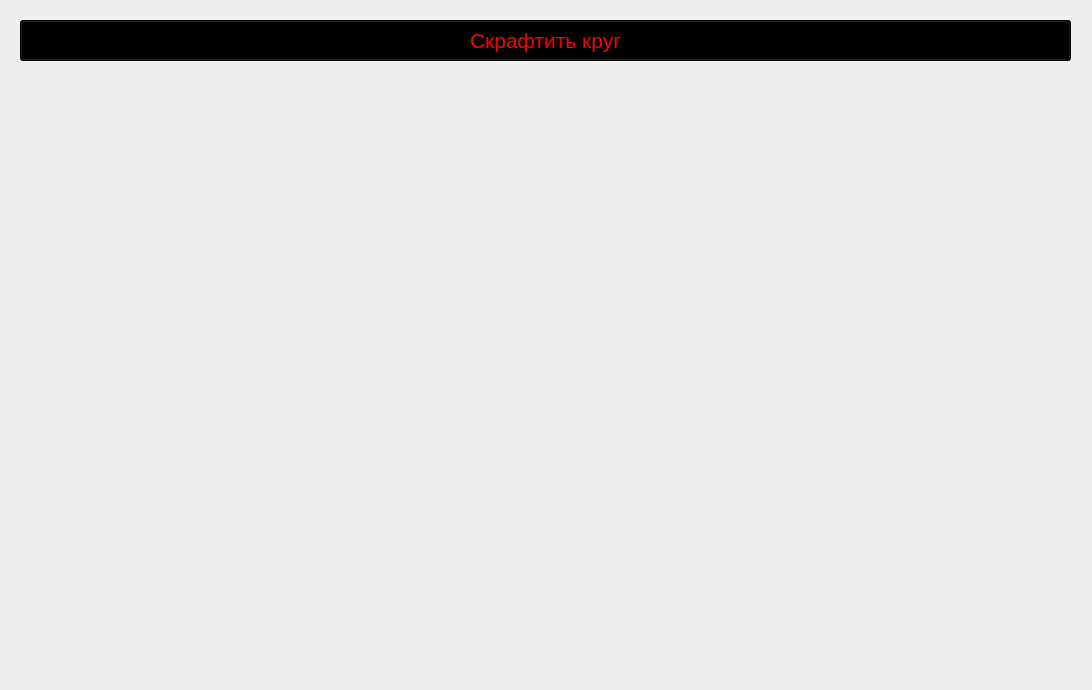
<?xml version="1.0" encoding="UTF-8"?>
<ui version="4.0">
 <class>MainWindow</class>
 <widget class="QMainWindow" name="MainWindow">
  <property name="geometry">
   <rect>
    <x>0</x>
    <y>0</y>
    <width>1092</width>
    <height>690</height>
   </rect>
  </property>
  <property name="windowTitle">
   <string>Заголовок</string>
  </property>
  <property name="windowOpacity">
   <double>8.000000000000000</double>
  </property>
  <widget class="QWidget" name="centralwidget">
   <widget class="QPushButton" name="create_circle_btn">
    <property name="geometry">
     <rect>
      <x>20</x>
      <y>20</y>
      <width>1051</width>
      <height>41</height>
     </rect>
    </property>
    <property name="font">
     <font>
      <pointsize>16</pointsize>
      <weight>50</weight>
      <bold>false</bold>
     </font>
    </property>
    <property name="styleSheet">
     <string notr="true">color: qlineargradient(spread:pad, x1:0, y1:0, x2:1, y2:0, stop:0 rgba(255, 0, 0, 255), stop:0.166 rgba(255, 255, 0, 255), stop:0.333 rgba(0, 255, 0, 255), stop:0.5 rgba(0, 255, 255, 255), stop:0.666 rgba(0, 0, 255, 255), stop:0.833 rgba(255, 0, 255, 255), stop:1 rgba(255, 0, 0, 255));
background-color: rgb(0, 0, 0);</string>
    </property>
    <property name="text">
     <string>Скрафтить круг</string>
    </property>
   </widget>
  </widget>
 </widget>
 <resources/>
 <connections/>
</ui>
